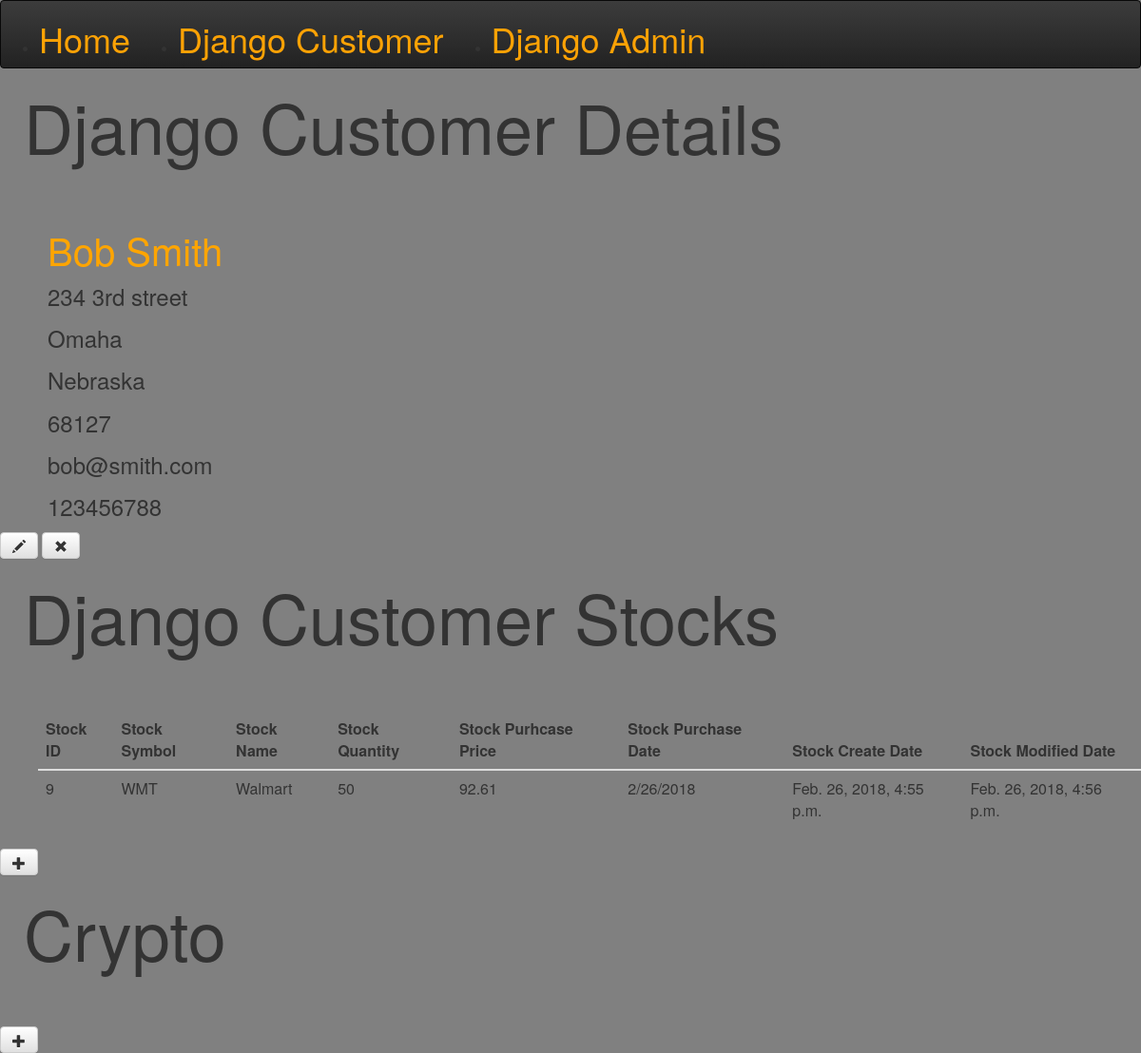
Page /customer/20/ on the committed database.
### financial/models.py (models this page shows, shortened)
class Customer(models.Model):
    customer_ID = models.AutoField(primary_key=True)
    customer_Name = models.CharField(max_length=200)
    customer_StreetAddress =models.CharField(max_length=200)
    customer_City = models.CharField(max_length=200)
    customer_State = models.CharField(max_length=200)
    customer_ZIP = models.CharField(max_length=200)
    customer_Email = models.CharField(max_length=200)
    customer_Phone = models.CharField(max_length=200)
    customer_Created_Date = models.DateTimeField(
                default=timezone.now)
    customer_Modified_Date = models.DateTimeField(
                blank=True, null=True)

class Stock(models.Model):
    stock_ID = models.AutoField(primary_key=True)
    stock_Customer = models.ForeignKey('Customer',on_delete=models.CASCADE)
    stock_Symbol = models.CharField(max_length=200)
    stock_Name = models.CharField(max_length=200)
    stock_Number_of_Shares = models.CharField(max_length=200)
    stock_Purchase_Price = models.CharField(max_length=200)
    stock_Purchase_Date = models.CharField(max_length=200)
    stock_Created_Date = models.DateTimeField(
                default=timezone.now)
    stock_Modified_Date = models.DateTimeField(
                blank=True, null=True)

### financial/views.py (the view)
# urls.py: url(r'^customer/(?P<pk>\d+)/$', views.customer_details, name='customer_details'),
def customer_details(request, pk):
    customer = get_object_or_404(Customer, pk=pk)
    return render(request, 'financial/customer_details.html', {'customer': customer})

### financial/templates/financial/customer_details.html
{% extends 'financial/base.html' %}
{% block content %}
<div class="financial">
  <h1 id="title">Django Customer Details</h1>
  <h2 id="customer">{{ customer.customer_Name }}</h2>
  <p>{{ customer.customer_StreetAddress|linebreaksbr }}</p>
  <p>{{ customer.customer_City|linebreaksbr }}</p>
  <p>{{ customer.customer_State|linebreaksbr }}</p>
  <p>{{ customer.customer_ZIP|linebreaksbr }}</p>
  <p>{{ customer.customer_Email|linebreaksbr }}</p>
  <p>{{ customer.customer_Phone|linebreaksbr }}</p>
  <a class="btn btn-default" href="{% url 'customer_edit' pk=customer.pk %}"><span class="glyphicon glyphicon-pencil"></span></a>
  <a class="btn btn-default" href="{% url 'customer_delete' pk=customer.pk %}"><span class="glyphicon glyphicon-remove"></span></a>
  <h1 id="title">Django Customer Stocks</h1>
  <ul>
      <table class="table">
        <thead>
          <tr>
            <th scope="col">Stock ID</th>
            <th scope="col">Stock Symbol</th>
            <th scope="col">Stock Name</th>
            <th scope="col">Stock Quantity</th>
            <th scope="col">Stock Purhcase Price</th>
            <th scope="col">Stock Purchase Date</th>
            <th scope="col">Stock Create Date</th>
            <th scope="col">Stock Modified Date</th>
          </tr>
        </thead>
        <tbody>
          {% for stock in customer.stock_set.all %}
          <tr>
            <td>{{stock.stock_ID}}</td>
            <td>{{stock.stock_Symbol}}</td>
            <td>{{stock.stock_Name}}</td>
            <td>{{stock.stock_Number_of_Shares}}</td>
            <td>{{stock.stock_Purchase_Price}}</td>
            <td>{{stock.stock_Purchase_Date}}</td>
            <td>{{stock.stock_Created_Date}}</td>
            <td>{{stock.stock_Modified_Date}}</td>
          </tr>
          {% endfor %}
        </tbody>
      </table>
  </ul>
  <a class="btn btn-default" href="{% url 'stock_new' %}"><span class="glyphicon glyphicon-plus"></span></a>
  <h1 id="title">Crypto</h1>
  <a class="btn btn-default" href="#"><span class="glyphicon glyphicon-plus"></span></a>
</div>
{% endblock %}

### financial/static/css/financial.css (style rules this page uses)
#title { font-size: 72px; padding-bottom: 50px; padding-left: 25px; }
#customer { color: Orange; font-size: 24px; padding-left: 50px; font-size: 40px; }
p { font-size: 24px; padding-left: 50px; width: 800px; }
body { background-color: gray; }

### rows in the picture
Customer: customer_Name "Bob Smith", customer_StreetAddress "234 3rd street", customer_City "Omaha", customer_State "Nebraska", customer_ZIP "68127", customer_Email "bob@smith.com", customer_Phone "123456788"
Stock: stock_ID "9", stock_Symbol "WMT", stock_Name "Walmart", stock_Number_of_Shares "50", stock_Purchase_Price "92.61", stock_Purchase_Date "2/26/2018", stock_Created_Date "Feb. 26, 2018, 4:55 p.m.", stock_Modified_Date "Feb. 26, 2018, 4:56 p.m."
